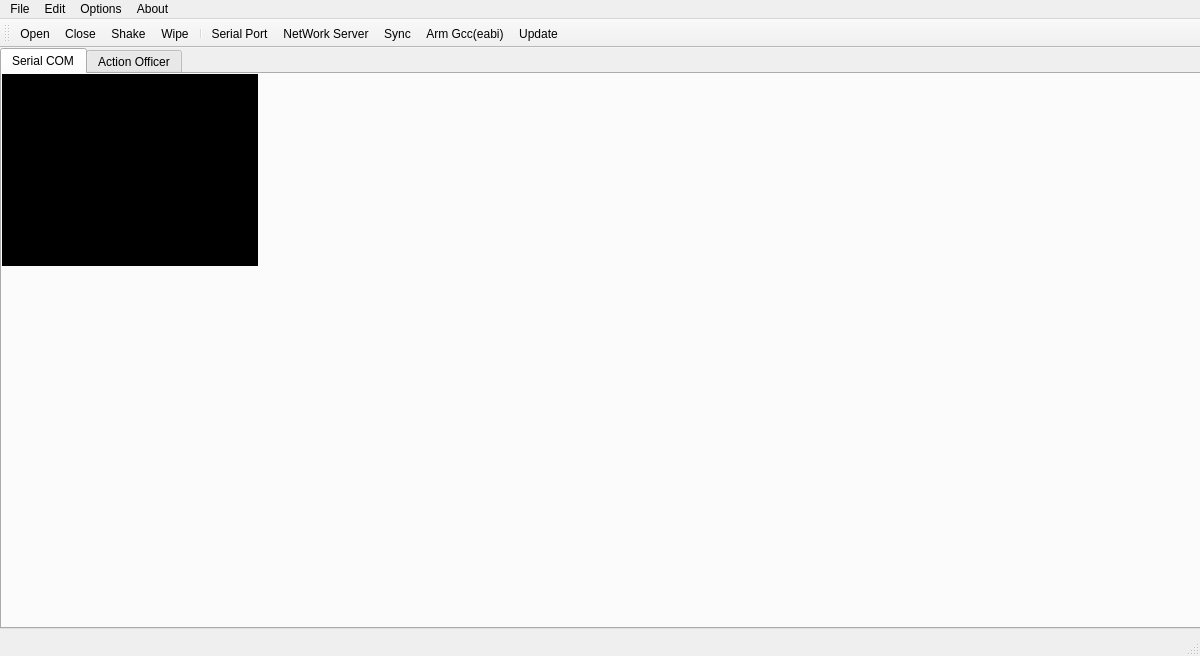
<?xml version="1.0" encoding="UTF-8"?>
<ui version="4.0">
 <class>SMTMainWindow</class>
 <widget class="QMainWindow" name="SMTMainWindow">
  <property name="geometry">
   <rect>
    <x>0</x>
    <y>0</y>
    <width>1200</width>
    <height>656</height>
   </rect>
  </property>
  <property name="sizePolicy">
   <sizepolicy hsizetype="Expanding" vsizetype="Expanding">
    <horstretch>0</horstretch>
    <verstretch>0</verstretch>
   </sizepolicy>
  </property>
  <property name="minimumSize">
   <size>
    <width>900</width>
    <height>500</height>
   </size>
  </property>
  <property name="windowTitle">
   <string/>
  </property>
  <property name="windowIcon">
   <iconset resource="resource.qrc">
    <normaloff>:/resource/ico/logo.png</normaloff>:/resource/ico/logo.png</iconset>
  </property>
  <widget class="QWidget" name="centralWidget">
   <widget class="QTabWidget" name="tabMain">
    <property name="geometry">
     <rect>
      <x>0</x>
      <y>0</y>
      <width>1202</width>
      <height>581</height>
     </rect>
    </property>
    <property name="sizePolicy">
     <sizepolicy hsizetype="Preferred" vsizetype="Preferred">
      <horstretch>0</horstretch>
      <verstretch>0</verstretch>
     </sizepolicy>
    </property>
    <property name="minimumSize">
     <size>
      <width>0</width>
      <height>0</height>
     </size>
    </property>
    <property name="currentIndex">
     <number>0</number>
    </property>
    <widget class="QWidget" name="tabSerialPort">
     <attribute name="title">
      <string>Serial COM</string>
     </attribute>
     <widget class="QPlainTextEdit" name="plnEditSerialPort">
      <property name="enabled">
       <bool>true</bool>
      </property>
      <property name="geometry">
       <rect>
        <x>0</x>
        <y>0</y>
        <width>256</width>
        <height>192</height>
       </rect>
      </property>
      <property name="sizePolicy">
       <sizepolicy hsizetype="Fixed" vsizetype="Fixed">
        <horstretch>0</horstretch>
        <verstretch>0</verstretch>
       </sizepolicy>
      </property>
      <property name="font">
       <font>
        <family>Lucida Console</family>
        <pointsize>10</pointsize>
        <weight>75</weight>
        <bold>true</bold>
       </font>
      </property>
      <property name="focusPolicy">
       <enum>Qt::WheelFocus</enum>
      </property>
      <property name="contextMenuPolicy">
       <enum>Qt::DefaultContextMenu</enum>
      </property>
      <property name="acceptDrops">
       <bool>false</bool>
      </property>
      <property name="styleSheet">
       <string notr="true">background-color: rgb(0, 0, 0);
color: rgb(0, 249, 0);</string>
      </property>
      <property name="verticalScrollBarPolicy">
       <enum>Qt::ScrollBarAlwaysOff</enum>
      </property>
      <property name="horizontalScrollBarPolicy">
       <enum>Qt::ScrollBarAlwaysOff</enum>
      </property>
      <property name="undoRedoEnabled">
       <bool>true</bool>
      </property>
      <property name="readOnly">
       <bool>true</bool>
      </property>
      <property name="cursorWidth">
       <number>8</number>
      </property>
      <property name="textInteractionFlags">
       <set>Qt::TextSelectableByKeyboard|Qt::TextSelectableByMouse</set>
      </property>
     </widget>
    </widget>
    <widget class="QWidget" name="tabActionOfficer">
     <attribute name="title">
      <string>Action Officer</string>
     </attribute>
     <widget class="QGroupBox" name="groupBox">
      <property name="geometry">
       <rect>
        <x>850</x>
        <y>0</y>
        <width>346</width>
        <height>527</height>
       </rect>
      </property>
      <property name="sizePolicy">
       <sizepolicy hsizetype="Fixed" vsizetype="Fixed">
        <horstretch>0</horstretch>
        <verstretch>0</verstretch>
       </sizepolicy>
      </property>
      <property name="title">
       <string>Attribute</string>
      </property>
      <widget class="QPushButton" name="btnApply">
       <property name="geometry">
        <rect>
         <x>253</x>
         <y>21</y>
         <width>75</width>
         <height>23</height>
        </rect>
       </property>
       <property name="text">
        <string>Apply</string>
       </property>
      </widget>
      <widget class="QFrame" name="frameApplication">
       <property name="geometry">
        <rect>
         <x>0</x>
         <y>50</y>
         <width>341</width>
         <height>471</height>
        </rect>
       </property>
       <property name="frameShape">
        <enum>QFrame::StyledPanel</enum>
       </property>
       <property name="frameShadow">
        <enum>QFrame::Raised</enum>
       </property>
       <widget class="QLabel" name="labelAppName">
        <property name="geometry">
         <rect>
          <x>10</x>
          <y>5</y>
          <width>60</width>
          <height>16</height>
         </rect>
        </property>
        <property name="text">
         <string>AppName:</string>
        </property>
       </widget>
       <widget class="QLineEdit" name="editAppDes">
        <property name="enabled">
         <bool>true</bool>
        </property>
        <property name="geometry">
         <rect>
          <x>70</x>
          <y>3</y>
          <width>111</width>
          <height>20</height>
         </rect>
        </property>
        <property name="maxLength">
         <number>15</number>
        </property>
       </widget>
       <widget class="QLabel" name="labelAppID">
        <property name="geometry">
         <rect>
          <x>10</x>
          <y>30</y>
          <width>60</width>
          <height>16</height>
         </rect>
        </property>
        <property name="text">
         <string>AppID:</string>
        </property>
       </widget>
       <widget class="QLineEdit" name="editAppID">
        <property name="geometry">
         <rect>
          <x>70</x>
          <y>28</y>
          <width>111</width>
          <height>20</height>
         </rect>
        </property>
        <property name="maxLength">
         <number>5</number>
        </property>
       </widget>
       <widget class="QLabel" name="labelAppEditDate">
        <property name="geometry">
         <rect>
          <x>10</x>
          <y>105</y>
          <width>60</width>
          <height>20</height>
         </rect>
        </property>
        <property name="text">
         <string>EditDate:</string>
        </property>
       </widget>
       <widget class="QLineEdit" name="editAppEditDate">
        <property name="enabled">
         <bool>false</bool>
        </property>
        <property name="geometry">
         <rect>
          <x>70</x>
          <y>103</y>
          <width>111</width>
          <height>20</height>
         </rect>
        </property>
       </widget>
       <widget class="QLabel" name="labelItemCode">
        <property name="geometry">
         <rect>
          <x>10</x>
          <y>55</y>
          <width>60</width>
          <height>20</height>
         </rect>
        </property>
        <property name="text">
         <string>ItemCode:</string>
        </property>
       </widget>
       <widget class="QLineEdit" name="editItemCode">
        <property name="geometry">
         <rect>
          <x>70</x>
          <y>53</y>
          <width>111</width>
          <height>20</height>
         </rect>
        </property>
        <property name="text">
         <string/>
        </property>
        <property name="maxLength">
         <number>15</number>
        </property>
       </widget>
       <widget class="QCheckBox" name="chkBoxAppHide">
        <property name="geometry">
         <rect>
          <x>189</x>
          <y>34</y>
          <width>59</width>
          <height>16</height>
         </rect>
        </property>
        <property name="text">
         <string>Hidden</string>
        </property>
       </widget>
       <widget class="QLabel" name="labelAppVersion">
        <property name="geometry">
         <rect>
          <x>10</x>
          <y>80</y>
          <width>60</width>
          <height>20</height>
         </rect>
        </property>
        <property name="text">
         <string>Version:</string>
        </property>
       </widget>
       <widget class="QLineEdit" name="editAppVersion">
        <property name="geometry">
         <rect>
          <x>70</x>
          <y>78</y>
          <width>111</width>
          <height>20</height>
         </rect>
        </property>
        <property name="text">
         <string/>
        </property>
        <property name="maxLength">
         <number>10</number>
        </property>
       </widget>
       <widget class="QLabel" name="labelWarning">
        <property name="geometry">
         <rect>
          <x>311</x>
          <y>4</y>
          <width>24</width>
          <height>24</height>
         </rect>
        </property>
        <property name="text">
         <string/>
        </property>
        <property name="pixmap">
         <pixmap resource="resource.qrc">:/resource/ico/warning.png</pixmap>
        </property>
       </widget>
       <widget class="QRadioButton" name="radioButtonUpdate">
        <property name="enabled">
         <bool>false</bool>
        </property>
        <property name="geometry">
         <rect>
          <x>246</x>
          <y>8</y>
          <width>60</width>
          <height>16</height>
         </rect>
        </property>
        <property name="text">
         <string>Update</string>
        </property>
        <property name="checkable">
         <bool>true</bool>
        </property>
        <property name="checked">
         <bool>false</bool>
        </property>
       </widget>
       <widget class="QRadioButton" name="radioButtonCover">
        <property name="enabled">
         <bool>false</bool>
        </property>
        <property name="geometry">
         <rect>
          <x>192</x>
          <y>8</y>
          <width>51</width>
          <height>16</height>
         </rect>
        </property>
        <property name="text">
         <string>Cover</string>
        </property>
        <property name="checked">
         <bool>true</bool>
        </property>
       </widget>
       <widget class="QCheckBox" name="chkBoxUIScript">
        <property name="geometry">
         <rect>
          <x>189</x>
          <y>60</y>
          <width>81</width>
          <height>16</height>
         </rect>
        </property>
        <property name="text">
         <string>UI Script:</string>
        </property>
       </widget>
       <widget class="QTabWidget" name="tabAppSetView">
        <property name="geometry">
         <rect>
          <x>1</x>
          <y>130</y>
          <width>341</width>
          <height>343</height>
         </rect>
        </property>
        <property name="currentIndex">
         <number>0</number>
        </property>
        <widget class="QWidget" name="tabImage">
         <attribute name="title">
          <string>Image</string>
         </attribute>
         <widget class="QListWidget" name="listWgtImage">
          <property name="geometry">
           <rect>
            <x>-1</x>
            <y>0</y>
            <width>337</width>
            <height>319</height>
           </rect>
          </property>
          <property name="dragDropMode">
           <enum>QAbstractItemView::DragDrop</enum>
          </property>
          <property name="iconSize">
           <size>
            <width>96</width>
            <height>96</height>
           </size>
          </property>
          <property name="viewMode">
           <enum>QListView::IconMode</enum>
          </property>
         </widget>
        </widget>
        <widget class="QWidget" name="tabBusySet">
         <attribute name="title">
          <string>Business Setting</string>
         </attribute>
         <widget class="QTextEdit" name="editAppSettings">
          <property name="geometry">
           <rect>
            <x>0</x>
            <y>0</y>
            <width>341</width>
            <height>319</height>
           </rect>
          </property>
          <property name="cursorWidth">
           <number>1</number>
          </property>
         </widget>
        </widget>
       </widget>
       <widget class="QLabel" name="labelUIScript">
        <property name="geometry">
         <rect>
          <x>267</x>
          <y>61</y>
          <width>69</width>
          <height>16</height>
         </rect>
        </property>
        <property name="text">
         <string/>
        </property>
       </widget>
       <zorder>labelAppName</zorder>
       <zorder>editAppDes</zorder>
       <zorder>labelAppID</zorder>
       <zorder>editAppID</zorder>
       <zorder>labelAppEditDate</zorder>
       <zorder>editAppEditDate</zorder>
       <zorder>labelItemCode</zorder>
       <zorder>editItemCode</zorder>
       <zorder>labelAppVersion</zorder>
       <zorder>editAppVersion</zorder>
       <zorder>chkBoxAppHide</zorder>
       <zorder>labelWarning</zorder>
       <zorder>radioButtonUpdate</zorder>
       <zorder>radioButtonCover</zorder>
       <zorder>chkBoxUIScript</zorder>
       <zorder>tabAppSetView</zorder>
       <zorder>labelUIScript</zorder>
      </widget>
      <widget class="Line" name="line">
       <property name="geometry">
        <rect>
         <x>10</x>
         <y>40</y>
         <width>317</width>
         <height>16</height>
        </rect>
       </property>
       <property name="orientation">
        <enum>Qt::Horizontal</enum>
       </property>
      </widget>
      <widget class="QFrame" name="frameSystem">
       <property name="geometry">
        <rect>
         <x>0</x>
         <y>50</y>
         <width>341</width>
         <height>471</height>
        </rect>
       </property>
       <property name="frameShape">
        <enum>QFrame::StyledPanel</enum>
       </property>
       <property name="frameShadow">
        <enum>QFrame::Raised</enum>
       </property>
       <widget class="QLabel" name="labelFileName">
        <property name="geometry">
         <rect>
          <x>10</x>
          <y>5</y>
          <width>54</width>
          <height>12</height>
         </rect>
        </property>
        <property name="text">
         <string>FileName:</string>
        </property>
       </widget>
       <widget class="QLabel" name="labelSysVersion">
        <property name="geometry">
         <rect>
          <x>10</x>
          <y>30</y>
          <width>54</width>
          <height>12</height>
         </rect>
        </property>
        <property name="text">
         <string>Version:</string>
        </property>
       </widget>
       <widget class="QLineEdit" name="editFileName">
        <property name="enabled">
         <bool>false</bool>
        </property>
        <property name="geometry">
         <rect>
          <x>70</x>
          <y>3</y>
          <width>111</width>
          <height>20</height>
         </rect>
        </property>
       </widget>
       <widget class="QLineEdit" name="editSysVersion">
        <property name="enabled">
         <bool>false</bool>
        </property>
        <property name="geometry">
         <rect>
          <x>70</x>
          <y>28</y>
          <width>111</width>
          <height>20</height>
         </rect>
        </property>
       </widget>
      </widget>
      <widget class="QTableWidget" name="tableWidget">
       <property name="geometry">
        <rect>
         <x>0</x>
         <y>50</y>
         <width>341</width>
         <height>471</height>
        </rect>
       </property>
       <property name="verticalScrollBarPolicy">
        <enum>Qt::ScrollBarAlwaysOff</enum>
       </property>
       <property name="horizontalScrollBarPolicy">
        <enum>Qt::ScrollBarAlwaysOff</enum>
       </property>
      </widget>
      <zorder>tableWidget</zorder>
      <zorder>btnApply</zorder>
      <zorder>line</zorder>
      <zorder>frameSystem</zorder>
      <zorder>frameApplication</zorder>
     </widget>
     <widget class="QTabWidget" name="tabResourceView">
      <property name="geometry">
       <rect>
        <x>0</x>
        <y>0</y>
        <width>211</width>
        <height>562</height>
       </rect>
      </property>
      <property name="sizePolicy">
       <sizepolicy hsizetype="Fixed" vsizetype="Fixed">
        <horstretch>0</horstretch>
        <verstretch>0</verstretch>
       </sizepolicy>
      </property>
      <property name="contextMenuPolicy">
       <enum>Qt::DefaultContextMenu</enum>
      </property>
      <property name="autoFillBackground">
       <bool>false</bool>
      </property>
      <property name="tabPosition">
       <enum>QTabWidget::South</enum>
      </property>
      <property name="currentIndex">
       <number>0</number>
      </property>
      <widget class="QWidget" name="tabResource">
       <attribute name="title">
        <string>RESOURCE</string>
       </attribute>
       <widget class="TreeWidget" name="treeResource">
        <property name="geometry">
         <rect>
          <x>0</x>
          <y>0</y>
          <width>200</width>
          <height>476</height>
         </rect>
        </property>
        <property name="sizePolicy">
         <sizepolicy hsizetype="Fixed" vsizetype="Fixed">
          <horstretch>0</horstretch>
          <verstretch>0</verstretch>
         </sizepolicy>
        </property>
        <property name="dragDropMode">
         <enum>QAbstractItemView::DropOnly</enum>
        </property>
        <property name="headerHidden">
         <bool>true</bool>
        </property>
        <column>
         <property name="text">
          <string notr="true">1</string>
         </property>
        </column>
       </widget>
      </widget>
      <widget class="QWidget" name="tabConfig">
       <attribute name="title">
        <string>PLAN</string>
       </attribute>
       <widget class="QTreeWidget" name="treeScheme">
        <property name="geometry">
         <rect>
          <x>0</x>
          <y>30</y>
          <width>200</width>
          <height>446</height>
         </rect>
        </property>
        <property name="sizePolicy">
         <sizepolicy hsizetype="Fixed" vsizetype="Fixed">
          <horstretch>0</horstretch>
          <verstretch>0</verstretch>
         </sizepolicy>
        </property>
        <property name="headerHidden">
         <bool>true</bool>
        </property>
        <column>
         <property name="text">
          <string notr="true">1</string>
         </property>
        </column>
       </widget>
       <widget class="QPushButton" name="btnCreateScheme">
        <property name="geometry">
         <rect>
          <x>136</x>
          <y>0</y>
          <width>60</width>
          <height>23</height>
         </rect>
        </property>
        <property name="text">
         <string>Create</string>
        </property>
       </widget>
       <widget class="QLineEdit" name="editSchemeName">
        <property name="geometry">
         <rect>
          <x>0</x>
          <y>2</y>
          <width>135</width>
          <height>20</height>
         </rect>
        </property>
        <property name="text">
         <string>app scheme name</string>
        </property>
       </widget>
      </widget>
     </widget>
     <widget class="QTabWidget" name="tabFileView">
      <property name="geometry">
       <rect>
        <x>210</x>
        <y>0</y>
        <width>635</width>
        <height>500</height>
       </rect>
      </property>
      <property name="sizePolicy">
       <sizepolicy hsizetype="Fixed" vsizetype="Fixed">
        <horstretch>0</horstretch>
        <verstretch>0</verstretch>
       </sizepolicy>
      </property>
      <property name="tabPosition">
       <enum>QTabWidget::East</enum>
      </property>
      <property name="currentIndex">
       <number>0</number>
      </property>
      <widget class="QWidget" name="tabApplication">
       <attribute name="title">
        <string>APP</string>
       </attribute>
       <widget class="QListWidget" name="listWgtApplication">
        <property name="geometry">
         <rect>
          <x>0</x>
          <y>0</y>
          <width>634</width>
          <height>476</height>
         </rect>
        </property>
        <property name="dragDropMode">
         <enum>QAbstractItemView::DragDrop</enum>
        </property>
        <property name="iconSize">
         <size>
          <width>96</width>
          <height>96</height>
         </size>
        </property>
        <property name="viewMode">
         <enum>QListView::IconMode</enum>
        </property>
       </widget>
      </widget>
      <widget class="QWidget" name="tabSystem">
       <attribute name="title">
        <string>SYS</string>
       </attribute>
       <widget class="QListWidget" name="listWgtSystem">
        <property name="geometry">
         <rect>
          <x>-1</x>
          <y>0</y>
          <width>634</width>
          <height>476</height>
         </rect>
        </property>
        <property name="showDropIndicator" stdset="0">
         <bool>true</bool>
        </property>
        <property name="dragDropOverwriteMode">
         <bool>false</bool>
        </property>
        <property name="dragDropMode">
         <enum>QAbstractItemView::DragDrop</enum>
        </property>
        <property name="iconSize">
         <size>
          <width>96</width>
          <height>96</height>
         </size>
        </property>
        <property name="viewMode">
         <enum>QListView::IconMode</enum>
        </property>
       </widget>
      </widget>
     </widget>
    </widget>
   </widget>
  </widget>
  <widget class="QMenuBar" name="menuBar">
   <property name="geometry">
    <rect>
     <x>0</x>
     <y>0</y>
     <width>1200</width>
     <height>19</height>
    </rect>
   </property>
   <widget class="QMenu" name="mainMenu">
    <property name="title">
     <string>File</string>
    </property>
    <addaction name="actionConnect"/>
    <addaction name="actionDisconnect"/>
    <addaction name="actionShake"/>
    <addaction name="actionWip"/>
    <addaction name="separator"/>
    <addaction name="actionExit"/>
   </widget>
   <widget class="QMenu" name="menuEdit">
    <property name="title">
     <string>Edit</string>
    </property>
    <addaction name="actionSerial_Port"/>
    <addaction name="actionNetWork_Server"/>
    <addaction name="separator"/>
    <addaction name="actionUpdate"/>
    <addaction name="actionArm_GCC"/>
    <addaction name="actionUpdate_2"/>
   </widget>
   <widget class="QMenu" name="menuOptions">
    <property name="title">
     <string>Options</string>
    </property>
    <addaction name="actionConfig"/>
   </widget>
   <widget class="QMenu" name="menuAbout">
    <property name="geometry">
     <rect>
      <x>427</x>
      <y>103</y>
      <width>98</width>
      <height>54</height>
     </rect>
    </property>
    <property name="title">
     <string>About</string>
    </property>
    <addaction name="actionVersion"/>
   </widget>
   <addaction name="mainMenu"/>
   <addaction name="menuEdit"/>
   <addaction name="menuOptions"/>
   <addaction name="menuAbout"/>
  </widget>
  <widget class="QToolBar" name="mainToolBar">
   <attribute name="toolBarArea">
    <enum>TopToolBarArea</enum>
   </attribute>
   <attribute name="toolBarBreak">
    <bool>false</bool>
   </attribute>
   <addaction name="actionConnect"/>
   <addaction name="actionDisconnect"/>
   <addaction name="actionShake"/>
   <addaction name="actionWip"/>
   <addaction name="separator"/>
   <addaction name="actionSerial_Port"/>
   <addaction name="actionNetWork_Server"/>
   <addaction name="actionUpdate"/>
   <addaction name="actionArm_GCC"/>
   <addaction name="actionUpdate_2"/>
  </widget>
  <widget class="QStatusBar" name="statusBar"/>
  <action name="actionConnect">
   <property name="icon">
    <iconset>
     <normalon>:/resource/ico/connect.png</normalon>
    </iconset>
   </property>
   <property name="text">
    <string>Open</string>
   </property>
   <property name="iconVisibleInMenu">
    <bool>true</bool>
   </property>
  </action>
  <action name="actionDisconnect">
   <property name="icon">
    <iconset>
     <normalon>:/resource/ico/disconnect.png</normalon>
    </iconset>
   </property>
   <property name="text">
    <string>Close</string>
   </property>
  </action>
  <action name="actionExit">
   <property name="text">
    <string>Exit</string>
   </property>
  </action>
  <action name="actionSerial_Port">
   <property name="icon">
    <iconset>
     <normalon>:/resource/ico/tty.png</normalon>
    </iconset>
   </property>
   <property name="text">
    <string>Serial Port</string>
   </property>
  </action>
  <action name="actionNetWork_Server">
   <property name="icon">
    <iconset>
     <normalon>:/resource/ico/socket.png</normalon>
    </iconset>
   </property>
   <property name="text">
    <string>NetWork Server</string>
   </property>
  </action>
  <action name="actionVersion">
   <property name="text">
    <string>Version</string>
   </property>
  </action>
  <action name="actionUpdate">
   <property name="icon">
    <iconset resource="resource.qrc">
     <normaloff>:/resource/ico/sync.png</normaloff>:/resource/ico/sync.png</iconset>
   </property>
   <property name="text">
    <string>Sync</string>
   </property>
  </action>
  <action name="actionConfig">
   <property name="text">
    <string>Config</string>
   </property>
  </action>
  <action name="actionShake">
   <property name="icon">
    <iconset resource="resource.qrc">
     <normaloff>:/resource/ico/shake.png</normaloff>:/resource/ico/shake.png</iconset>
   </property>
   <property name="text">
    <string>Shake</string>
   </property>
  </action>
  <action name="actionUpdate_2">
   <property name="icon">
    <iconset resource="resource.qrc">
     <normaloff>:/resource/ico/sync_server.png</normaloff>:/resource/ico/sync_server.png</iconset>
   </property>
   <property name="text">
    <string>Update</string>
   </property>
  </action>
  <action name="actionWip">
   <property name="icon">
    <iconset resource="resource.qrc">
     <normaloff>:/resource/ico/wipe.png</normaloff>:/resource/ico/wipe.png</iconset>
   </property>
   <property name="text">
    <string>Wipe</string>
   </property>
  </action>
  <action name="actionArm_GCC">
   <property name="icon">
    <iconset resource="resource.qrc">
     <normaloff>:/resource/ico/gcc.png</normaloff>:/resource/ico/gcc.png</iconset>
   </property>
   <property name="text">
    <string>Arm Gcc(eabi)</string>
   </property>
   <property name="toolTip">
    <string>Arm Gcc</string>
   </property>
  </action>
 </widget>
 <layoutdefault spacing="6" margin="11"/>
 <customwidgets>
  <customwidget>
   <class>TreeWidget</class>
   <extends>QTreeWidget</extends>
   <header>treewidget.h</header>
  </customwidget>
 </customwidgets>
 <tabstops>
  <tabstop>editAppDes</tabstop>
  <tabstop>editAppID</tabstop>
  <tabstop>editItemCode</tabstop>
  <tabstop>editAppVersion</tabstop>
  <tabstop>editAppEditDate</tabstop>
  <tabstop>radioButtonCover</tabstop>
  <tabstop>radioButtonUpdate</tabstop>
  <tabstop>chkBoxAppHide</tabstop>
  <tabstop>chkBoxUIScript</tabstop>
  <tabstop>editAppSettings</tabstop>
  <tabstop>listWgtImage</tabstop>
  <tabstop>editFileName</tabstop>
  <tabstop>editSysVersion</tabstop>
  <tabstop>btnApply</tabstop>
  <tabstop>tableWidget</tabstop>
  <tabstop>treeScheme</tabstop>
  <tabstop>listWgtSystem</tabstop>
  <tabstop>plnEditSerialPort</tabstop>
  <tabstop>tabResourceView</tabstop>
  <tabstop>treeResource</tabstop>
  <tabstop>tabFileView</tabstop>
  <tabstop>listWgtApplication</tabstop>
  <tabstop>btnCreateScheme</tabstop>
  <tabstop>tabMain</tabstop>
  <tabstop>editSchemeName</tabstop>
 </tabstops>
 <resources>
  <include location="resource.qrc"/>
 </resources>
 <connections/>
</ui>
